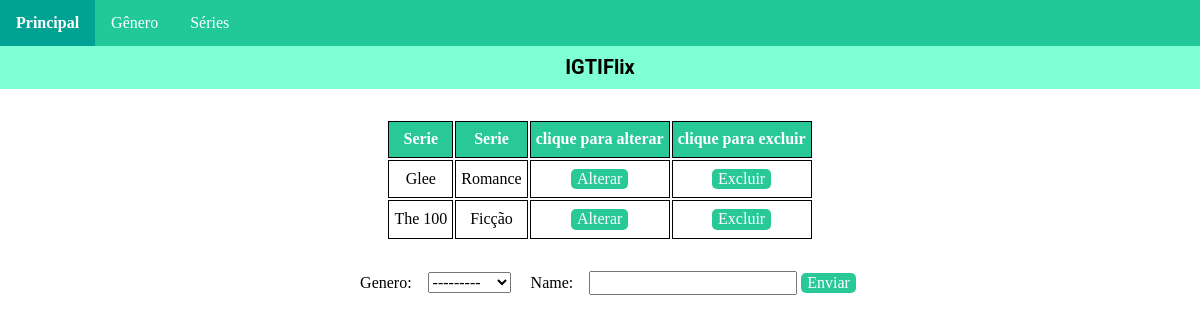
/serie/, run on the app's committed database.
### serie/models.py (models this page shows, shortened)
class Serie(models.Model):
    idGenero = models.ForeignKey("genero.Genero", on_delete=models.PROTECT,name='Genero')
    name = models.CharField(max_length=100)

### genero/models.py (models this page shows)
class Genero(models.Model):
    descricao = models.CharField(max_length=50)
    def __str__(self):
        return self.descricao

### serie/views.py (the view)
# urls.py: path('', views.cadastro, name='cadastro'),
def cadastro(request):
    form = forms.SerieForm()
    if request.method == 'POST':
        form = forms.SerieForm(request.POST)
        if form.is_valid():
            form.save(commit=True)
        else:
            print("formulário não é válido")
    serie_list = models.Serie.objects.order_by('name')
    data_dict = {'form': form, 'serie_records': serie_list}
    return render(request, 'serie/serie.html', data_dict)

### serie/forms.py
class SerieForm(forms.ModelForm):
    class Meta:
        model = Serie
        fields = '__all__'

### templates/serie/serie.html (shortened to what this page needs)
<!DOCTYPE html>
{% load static %}
<html>
    <head>
        {% include "../conexoes-estilos-linguagem.html" %}
    </head>
    <body>
        {% include "menu.html" %}
        {% include "logo.html" %}
        <main>
            <div class="conteiner">
                <div id = "items">
                    {% if serie_records %}
                    <table>
                        <thead>
                        <tr>
                            <th>Serie</th> <th>Serie</th> <th>clique para alterar</th> <th>clique para excluir</th>
                        </tr>
                        </thead>
                        <tbody>
                                {% for serie in serie_records %}
                                    <tr class = "linhaselecionada">
                                            <td>{{ serie.name }}</td>
                                            <td>{{ serie.Genero.descricao }}</td>
                                            <td><button class="buttons editar" onclick="updateItem({{ serie.id }})">Alterar</button></td>
                                            <td><button class="buttons apagar" onclick="deleteItem({{ serie.id }})">Excluir</button></td>
                                    </tr>
                                {% endfor %}
                        </tbody>
                    </table>
                    {% else %}
                        <p>Nenhum dado cadastrado</p>
                    {% endif %}
                </div>
                <div class="inserir-dados">
                    <form onsubmit="/serie" id="form-serie" method="post">
                        {% include "../formularios.html" %}
                    </form>
                </div>
            </div>
        </main>
    </body>
</html>

### static/css/main.css (style rules this page uses)
.conteiner { display: flex; flex-direction: column; justify-content: center; align-items: center; }
form { margin: 0px; }
form label { display: inline; text-align: center; font-size: 1em; padding: 1em; }
.buttons { background: #28c997; font-size: 1em; color:white; border: none; border-radius: 5px; }
table { margin: 30px; text-align: center; }
thead { background: #28c997; color: white; font-weight: bold; }
td, th { border: 1px solid black; padding: 8px 5px; }
#items { flex-direction: column; }

### data on the page
Serie: name "Glee", Genero.descricao "Romance"
Serie: name "The 100", Genero.descricao "Ficção"
